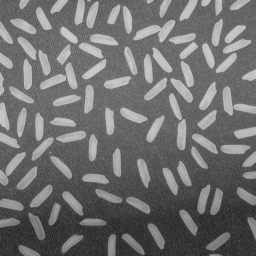
%> input picture Prove_esame/esm_120612/immagini/rice.tif, 256 x 256 px
$ octave ex3.m   (GNU Octave 9; MATLAB toolbox functions it lacks are replaced by stand-ins)
%> lines starting %> are read from the running program, lines starting %| are printed output that depends on the picture
clear all; close all; clc;

x = double(imread('rice.tif'));
%> x: size 256x256 double; min 40, max 204, mean 111.2; mean of the top-left, top-right, bottom-left and bottom-right quarters 131.4, 129.8, 94.9, 88.9
[M N] = size(x);
%> M = 256; N = 256
xtilde = zeros(size(x));

%I STRATEGIA%
xtilde1(1,1) = x(1,1);
xtilde1(2:M,1) = x(1:M-1,1);
xtilde1(1,2:N) = x(1,1:N-1);
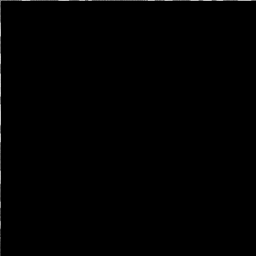
%> xtilde1: size 256x256 double; min 0, max 198, mean 1
m = 2:M;
%> m = 255 values from 2 to 256
n = 2:N;
%> n = 255 values from 2 to 256
deltaR = abs(x(m-1,n) - x(m-1,n-1));
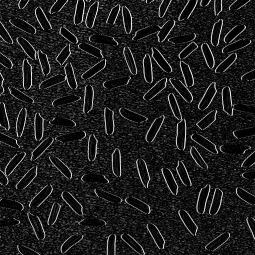
%> deltaR: size 255x255 double; min 0, max 86, mean 10.1; drawn with min black and max white
deltaC = abs(x(m,n-1) - x(m-1,n-1));
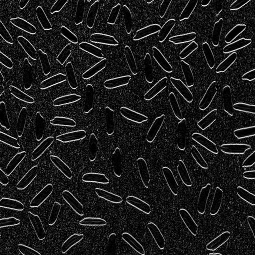
%> deltaC: size 255x255 double; min 0, max 77, mean 8.4; drawn with min black and max white
mask = deltaR < deltaC;
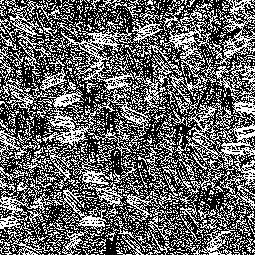
%> mask: size 255x255 logical; 39.5% white in thin lines or dots
xtilde1(m,n) = mask.*x(m,n-1) + not(mask).*x(m-1,n);
e1 = xtilde1 - x;
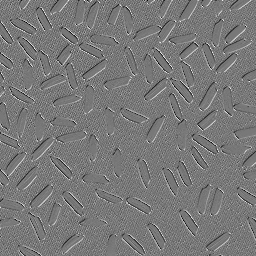
%> e1: size 256x256 double; min -72, max 81, mean 0.5; drawn with min black and max white
figure(1);subplot(121);imshow(e1,[]);title('I strategia');
MSE_I = mean2(e1.^2)
%> MSE_I = 179.6

%II STRATEGIA%
a = -1:0.1:1;
m = 2:M;
n = 2:N;
xtilde2(1,1) = x(1,1);
xtilde2(2:M,1) = x(1:M-1,1);
xtilde2(1,2:N) = x(1,1:N-1);
for i = 1:length(a);
   xtilde2(m,n) = a(i)*(x(m-1,n)+x(m,n-1)) + (1-2*a(i))*x(m-1,n-1);
   e2 = xtilde2 - x;
   MSE_tmp(i) = mean2(e2.^2);
end
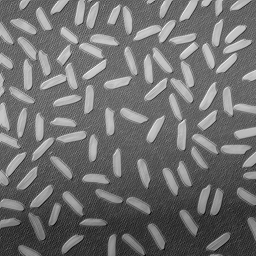
%> xtilde2: size 256x256 double; min 5, max 243, mean 111.2
%> after the loop, MSE_tmp = 21 values, max 1665.9 at index 1, min 132.3 at index 17, mean 575.7
[MSE_II index] = min(MSE_tmp);
%> MSE_II = 132.3; index = 17
MSE_II
%> MSE_II = 132.3
xtilde2(m,n) = a(index)*(x(m-1,n)+x(m,n-1)) + (1-2*a(index))*x(m-1,n-1);
e2 = xtilde2 - x;
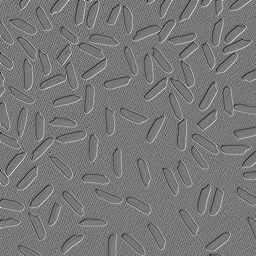
%> e2: size 256x256 double; min -72, max 81, mean 0.1; drawn with min black and max white
figure(1);subplot(122);imshow(e2,[]);title('II strategia');
